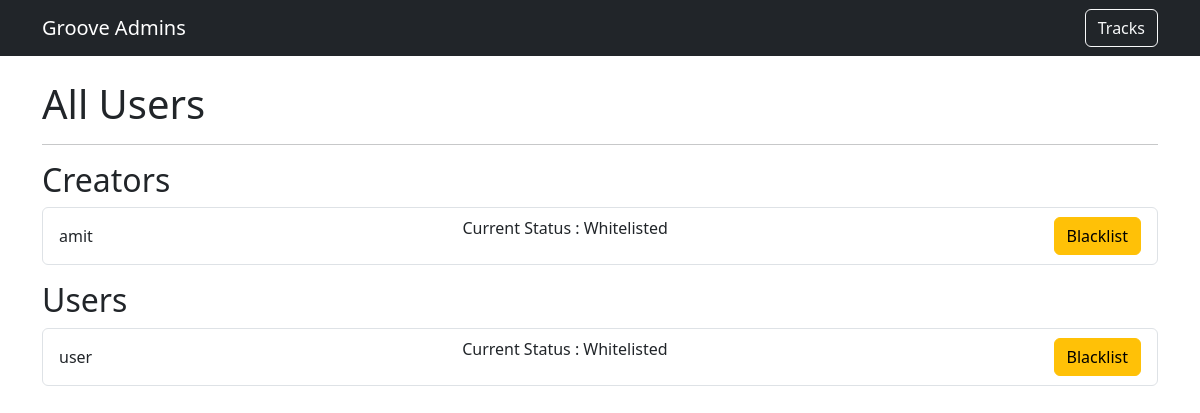
The app's page /admin_users, older data.
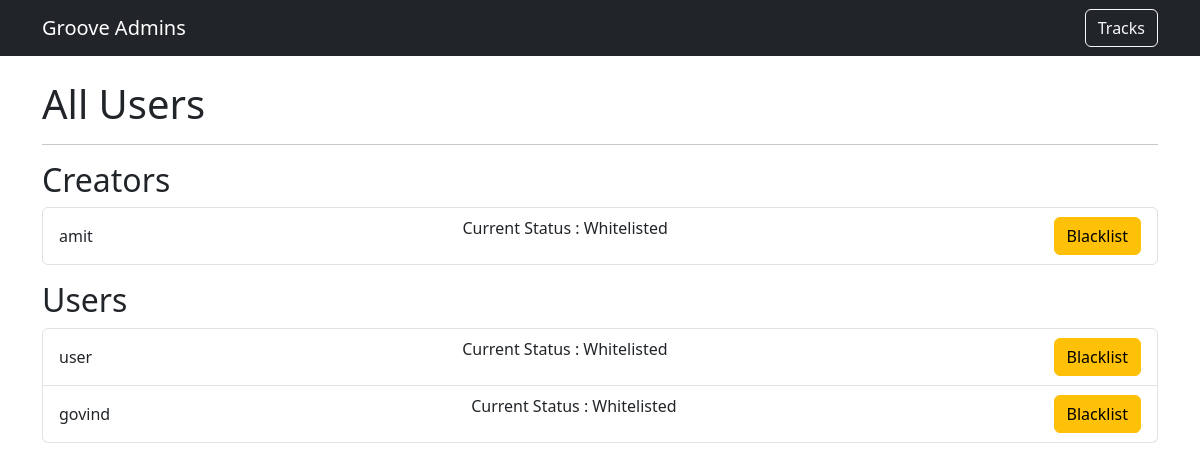
The same page, newer data.
### groove/models.py (models this page shows, shortened)
class User(db.Model):
    __tablename__ = 'user'
    id = db.Column(db.Integer, primary_key=True)
    username = db.Column(db.String(255), nullable=False)
    email = db.Column(db.String(255), nullable=False, unique=True)
    password_hashed = db.Column(db.String(255), nullable=False)
    role_id = db.Column(db.Integer, db.ForeignKey('role.id'), default=1, nullable=False)
    playlists = db.relationship('Playlist', backref='user', lazy=True)
    blacklist = db.Column(db.Boolean, default=0)

### groove/routes.py (the view)
@app.route('/admin_users')
def admin_users_page():
    users = User.query.filter_by(role_id=1).all()
    creators = User.query.filter_by(role_id=2).all()
    return render_template('admin_users.html', users=users, creators=creators)

### groove/templates/admin_users.html (shortened to what this page needs)
<!DOCTYPE html>
<html lang="en">
<head>
    <link href="https://cdn.jsdelivr.net/npm/bootstrap@5.3.2/dist/css/bootstrap.min.css" rel="stylesheet">
</head>
<body>
    <nav class="navbar navbar-expand-lg navbar-dark bg-dark">
        <div class="container">
            <a class="navbar-brand" href="{{ url_for('admin_home_page') }}">Groove Admins</a>
            <a class="btn btn-outline-light ms-2" href="{{ url_for('admin_tracks_page') }}">Tracks</a>
        </div>
    </nav>
    <div class="container mt-4">
        <h1>All Users</h1>
        <hr>
        <h2>Creators</h2>
        <div class="list-group mb-3">
            {% for user in creators %}
                <div class="list-group-item d-flex justify-content-between align-items-center">
                    <span>{{ user.username }}</span>
                    <p> Current Status : {{ 'Blacklisted' if user.blacklist == 1  else 'Whitelisted' }}</p>
                    <a href="{{ url_for('blacklist_user', user_id=user.id) }}" class="btn btn-warning ms-3">{{ 'Blacklist' if user.blacklist == 0 else 'Whitelist' }}</a>                </div>
            {% endfor %}
        </div>
        <h2>Users</h2>
        <div class="list-group mb-3">
            {% for user in users %}
                <div class="list-group-item d-flex justify-content-between align-items-center">
                    <span>{{ user.username }}</span>
                    <p> Current Status : {{ 'Blacklisted' if user.blacklist == 1  else 'Whitelisted' }}</p>
                    <a href="{{ url_for('blacklist_user', user_id=user.id) }}" class="btn btn-warning ms-3">{{ 'Blacklist' if user.blacklist == 0 else 'Whitelist' }}</a>
                </div>
            {% endfor %}
        </div>
    </div>
</body>
</html>

Row changes from the older to the newer data that the page shows:
added User: username "govind", blacklist "Whitelisted", blacklist "Blacklist", shown under "Users"
